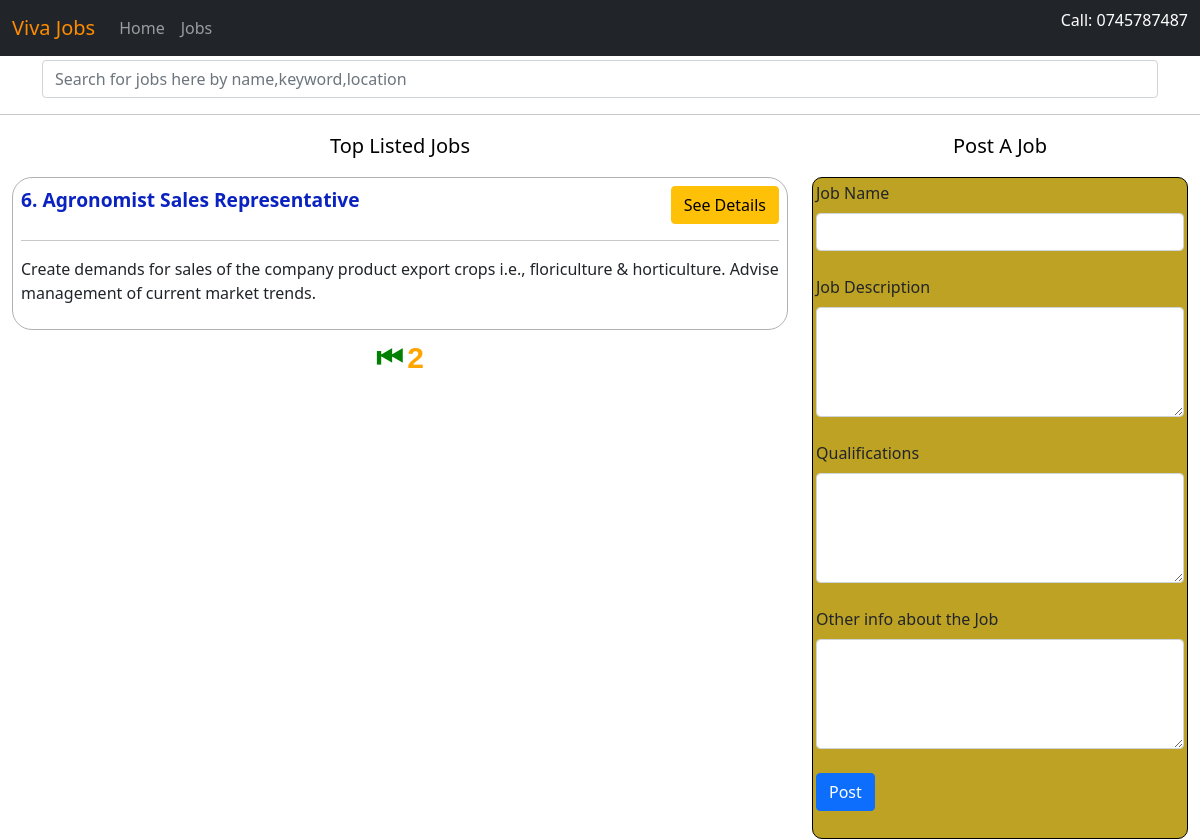
The app's page /jobs/?page=2 with its own data.
### core/models.py (models this page shows, shortened)
class Job(models.Model):
    name=models.CharField(max_length=100,blank=False,null=False)
    description=models.CharField(max_length=500)
    qualification=models.CharField(max_length=500)
    banner=models.ImageField()
    date_posted=models.DateTimeField(auto_now_add=True)
    expired=models.BooleanField(default=False)
    other_info=models.CharField(max_length=100)

### core/views.py (the view)
# urls.py: path("/",views.index,name="index"),
def index(request):
    jobs=models.Job.objects.all()
    paginator=Paginator(jobs,per_page=5)
    page_number=request.GET.get('page')
    try :
        page_obj=paginator.get_page(page_number)
    except PageNotAnInteger:
        page_obj=paginator.page(1)
    except EmptyPage:
        page_obj=paginator.page(paginator.num_pages)
    context={
        "jobs":jobs,
        'page_obj':page_obj
    }
    return render(request,"core/index.html",context)

### core/templates/core/index.html (shortened to what this page needs)
{% load static %}
<!DOCTYPE html>
<html lang="en">
<head>
    <link rel="stylesheet" href="{% static 'core/styles/index.css' %}" />
    <link href="https://cdn.jsdelivr.net/npm/bootstrap@5.0.2/dist/css/bootstrap.min.css" rel="stylesheet">
</head>
<body>
    {% include 'core/include/nav.html'  %}
    <div class="container search-bar">
       <div class="form-group">
         <input type="text"
           class="form-control" name="search" id="" aria-describedby="helpId" placeholder="Search for jobs here by name,keyword,location">
       </div>
    </div>
    <hr>
    <div class="container-fluid jobs-wrapper">
        <div class="row">
            <div class="col col-lg-8 col-sm-12 col-md-12" >
                <p class="jobs-title">
                    Top Listed Jobs
                </p>
                {% include 'core/include/job_item.html' with page_obj=page_obj %}
            </div>
            <div class="col col-lg-4 col-md-12 col-sm-12">
                <p class="jobs-title">Post A Job</p>
               {% include 'core/include/post_job.html' %}
                </div>
            </div>
        </div>
</body>
</html>

### core/templates/core/include/job_item.html (shortened to what this page needs)
<div class="job-item">
    {% for job in page_obj.object_list %}
    <div class="item">
        <p class="job-name">{{job.id}}. {{job.name}}
            <button class="btn btn-warning"> See Details</button>
        </p>
        <hr>
        <p class="job-description">{{job.description}}</p>
    </div>
    {% endfor %}
    <center>
        {%if page_obj.has_previous %}
            <a href="?page={{page_obj.previous_page_number}}" class="previous">  ⏮</a>
        {% endif %}
        <span class="current">   {{page_obj.number}}  </span>
    </center>
</div>

### core/static/core/styles/index.css (style rules this page uses)
.jobs-wrapper { margin-top: 10px; }
.jobs-title { font-size: 20px; text-align: center; color: black; }
.item { border: 1px solid rgb(178, 177, 177); margin-bottom: 5px; padding: 0.5em; border-radius: 20px; }
.job-name { color: rgb(9, 34, 192); font-weight: bold; font-size: 1.2em; display: flex; justify-content: space-between; }
.search-bar { margin-top: 60px; }
.previous,.next,.current { font-size: 30px; font-weight: 900; text-decoration: none; font-family: sans-serif; }
.previous { color: green; }
.current { color: orange; }

### records on screen
Job: id "6", name "Agronomist Sales Representative", description "Create demands for sales of the company product export crops i.e., floriculture & horticulture. Advise management of current market trends."

### other values on screen
{{ page_obj.number }} "2"
